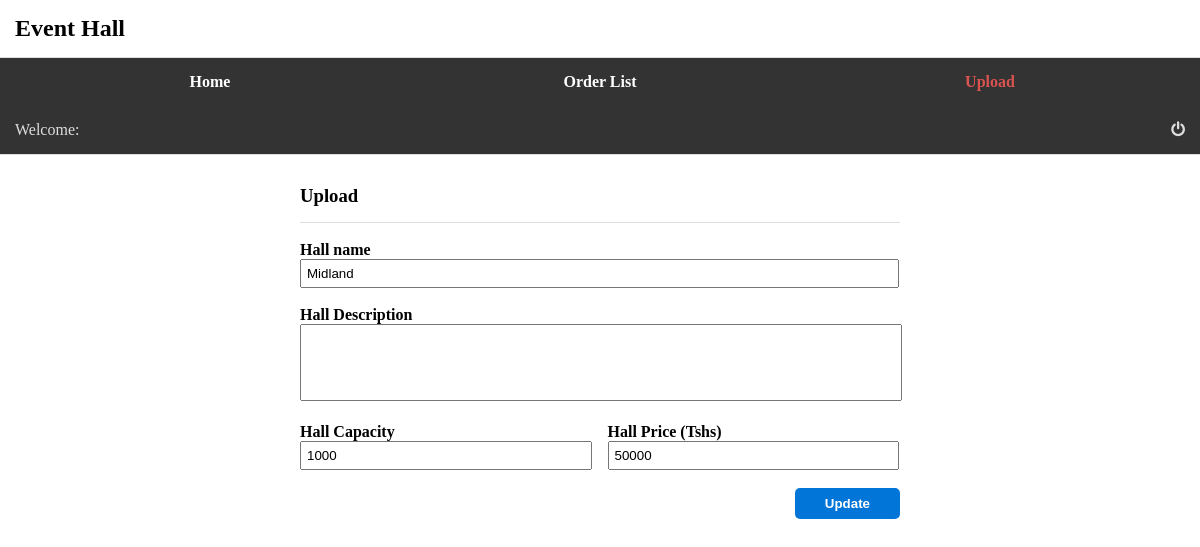
The page /edit.php?hall_id=8 on the database its author committed.
### tables this page shows
CREATE TABLE `hall` (
  `id` int(11) NOT NULL,
  `hall_name` varchar(255) NOT NULL,
  `capacity` int(11) NOT NULL,
  `price` float NOT NULL,
  `description` varchar(1000) NOT NULL,
  `hall_picture` varchar(255) NOT NULL,
  `manager_id` int(11) NOT NULL
);

### edit.php (the view, shortened to what this page needs)
<?php
    require "php/dbconn.php";
    $hall_id = $_GET['hall_id'];
    $info = $conn->query("SELECT * FROM hall WHERE id = '$hall_id'");
?>
<!DOCTYPE html>
<html lang="en">
<head>
    <link rel="stylesheet" href="css/default/awesome/css/font-awesome.min.css">
    <link rel="stylesheet" href="css/default.min.css">
    <link rel="stylesheet" href="css/style.css">
</head>
<body>
    <header class="pad-15 underline">
        <h2>Event Hall</h2>
    </header>
    <nav class="flex pad-15 bg-333 txt-fff">
        <div class="flex-1 flex-center"><a href="manager.php" class="txt-fff bold">Home</a></div>
        <div class="flex-1 flex-center"><a href="order-list.php" class="txt-fff bold">Order List</a></div>
        <div class="flex-1 flex-center"><a href="upload-hall.php" class="txt-red bold">Upload</a></div>
    </nav>
    <?php require "intro.php" ?>
    <main class="flow-y-auto pad-15 upload-page manager-page">
        <h3 class="underline pad-tb-15">Upload</h3><br>
        <?php foreach($info as $row) { ?>
        <form action="php/edit.php?hall_id=<?=$_GET['hall_id']?>" method="post" class="upload-form" enctype="multipart/form-data">
        <div class="">
                <label for="name">Hall name</label><br>
                <input type="text" name="hall_name" style="width: calc(100% - 15px)" value="<?=$row['hall_name']?>">
            </div><br>
            <div class="">
                <label for="">Hall Description</label><br>
                <textarea name="hall_desc" id="" cols="30" rows="5" class="wt-100" ><?=$row['description']?></textarea>
            </div><br>
            <div class="flex">
                <div class="flex-1 ">
                    <label for="">Hall Capacity</label><br>
                    <input type="number" name="capacity" value="<?=$row['capacity']?>">
                </div>
                <div class="flex-1 padl-15">
                    <label for="">Hall Price (Tshs)</label><br>
                    <input type="number" name="price" value="<?=$row['price']?>">
                </div>
            </div><br>
            <div class="flex">
                <div class="flex-1 pad-5 flex-center">
                </div>
                <div class="flex-center"> <button class="btn btn-blue round-5">Update</button></div>
            </div><br>
        </form>
        <?php } ?>
    </main>
</body>
</html>

### css/style.css (style rules this page uses)
main { height: calc(100% - 118px); }
main.upload-page { height: calc(100% - 136px); }
input { width: calc(100% - 15px); }
label { font-weight: bold; }
textarea { resize: none; }
@media only screen and (min-width: 992px) { .manager-page { width: 600px; margin: auto; } }

### rows shown on the page
hall: hall_name "Midland", capacity "1000", price "50000"
